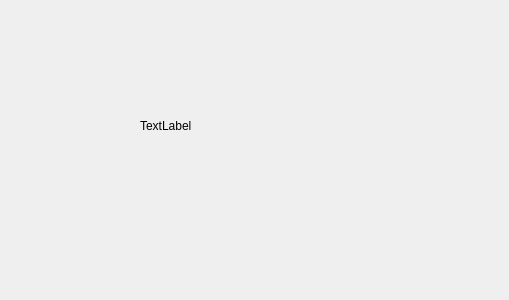
<?xml version="1.0" encoding="UTF-8"?>
<ui version="4.0">
 <class>labelLoad</class>
 <widget class="QWidget" name="labelLoad">
  <property name="geometry">
   <rect>
    <x>0</x>
    <y>0</y>
    <width>509</width>
    <height>300</height>
   </rect>
  </property>
  <property name="windowTitle">
   <string>Form</string>
  </property>
  <widget class="QLabel" name="label">
   <property name="geometry">
    <rect>
     <x>140</x>
     <y>90</y>
     <width>71</width>
     <height>71</height>
    </rect>
   </property>
   <property name="text">
    <string>TextLabel</string>
   </property>
  </widget>
 </widget>
 <resources/>
 <connections/>
</ui>
